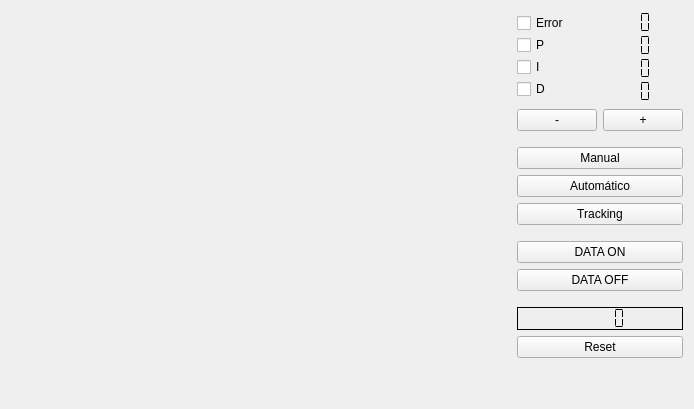
      <widget class="QWidget" name="tab">
       <attribute name="title">
        <string>Main</string>
       </attribute>
       <layout class="QGridLayout" name="gridLayout_4">
        <item row="0" column="0">
         <layout class="QHBoxLayout" name="horizontalLayout_19">
          <item>
           <widget class="QChartView" name="chartView" native="true">
            <property name="sizePolicy">
             <sizepolicy hsizetype="Expanding" vsizetype="Preferred">
              <horstretch>0</horstretch>
              <verstretch>0</verstretch>
             </sizepolicy>
            </property>
            <property name="minimumSize">
             <size>
              <width>500</width>
              <height>300</height>
             </size>
            </property>
           </widget>
          </item>
          <item>
           <layout class="QVBoxLayout" name="verticalLayout_21">
            <property name="sizeConstraint">
             <enum>QLayout::SizeConstraint::SetMinimumSize</enum>
            </property>
            <item>
             <layout class="QHBoxLayout" name="horizontalLayout_21">
              <property name="spacing">
               <number>0</number>
              </property>
              <property name="sizeConstraint">
               <enum>QLayout::SizeConstraint::SetMinimumSize</enum>
              </property>
              <item>
               <layout class="QVBoxLayout" name="verticalLayout_19">
                <property name="sizeConstraint">
                 <enum>QLayout::SizeConstraint::SetMinimumSize</enum>
                </property>
                <item>
                 <widget class="QCheckBox" name="checkBox_Error">
                  <property name="sizePolicy">
                   <sizepolicy hsizetype="Fixed" vsizetype="Fixed">
                    <horstretch>0</horstretch>
                    <verstretch>0</verstretch>
                   </sizepolicy>
                  </property>
                  <property name="text">
                   <string>Error</string>
                  </property>
                 </widget>
                </item>
                <item>
                 <widget class="QCheckBox" name="checkBox_P">
                  <property name="sizePolicy">
                   <sizepolicy hsizetype="Fixed" vsizetype="Fixed">
                    <horstretch>0</horstretch>
                    <verstretch>0</verstretch>
                   </sizepolicy>
                  </property>
                  <property name="text">
                   <string>P</string>
                  </property>
                 </widget>
                </item>
                <item>
                 <widget class="QCheckBox" name="checkBox_I">
                  <property name="sizePolicy">
                   <sizepolicy hsizetype="Fixed" vsizetype="Fixed">
                    <horstretch>0</horstretch>
                    <verstretch>0</verstretch>
                   </sizepolicy>
                  </property>
                  <property name="text">
                   <string>I</string>
                  </property>
                 </widget>
                </item>
                <item>
                 <widget class="QCheckBox" name="checkBox_D">
                  <property name="sizePolicy">
                   <sizepolicy hsizetype="Fixed" vsizetype="Fixed">
                    <horstretch>0</horstretch>
                    <verstretch>0</verstretch>
                   </sizepolicy>
                  </property>
                  <property name="text">
                   <string>D</string>
                  </property>
                 </widget>
                </item>
               </layout>
              </item>
              <item>
               <layout class="QVBoxLayout" name="verticalLayout_20">
                <property name="sizeConstraint">
                 <enum>QLayout::SizeConstraint::SetMinimumSize</enum>
                </property>
                <item>
                 <widget class="QLCDNumber" name="error_lcdNumber">
                  <property name="sizePolicy">
                   <sizepolicy hsizetype="Minimum" vsizetype="Minimum">
                    <horstretch>0</horstretch>
                    <verstretch>0</verstretch>
                   </sizepolicy>
                  </property>
                  <property name="frameShape">
                   <enum>QFrame::Shape::NoFrame</enum>
                  </property>
                  <property name="frameShadow">
                   <enum>QFrame::Shadow::Plain</enum>
                  </property>
                  <property name="midLineWidth">
                   <number>0</number>
                  </property>
                  <property name="segmentStyle">
                   <enum>QLCDNumber::SegmentStyle::Flat</enum>
                  </property>
                 </widget>
                </item>
                <item>
                 <widget class="QLCDNumber" name="P_lcdNumber">
                  <property name="sizePolicy">
                   <sizepolicy hsizetype="Minimum" vsizetype="Minimum">
                    <horstretch>0</horstretch>
                    <verstretch>0</verstretch>
                   </sizepolicy>
                  </property>
                  <property name="frameShape">
                   <enum>QFrame::Shape::NoFrame</enum>
                  </property>
                  <property name="frameShadow">
                   <enum>QFrame::Shadow::Plain</enum>
                  </property>
                  <property name="midLineWidth">
                   <number>0</number>
                  </property>
                  <property name="segmentStyle">
                   <enum>QLCDNumber::SegmentStyle::Flat</enum>
                  </property>
                 </widget>
                </item>
                <item>
                 <widget class="QLCDNumber" name="I_lcdNumber">
                  <property name="sizePolicy">
                   <sizepolicy hsizetype="Minimum" vsizetype="Minimum">
                    <horstretch>0</horstretch>
                    <verstretch>0</verstretch>
                   </sizepolicy>
                  </property>
                  <property name="frameShape">
                   <enum>QFrame::Shape::NoFrame</enum>
                  </property>
                  <property name="frameShadow">
                   <enum>QFrame::Shadow::Plain</enum>
                  </property>
                  <property name="midLineWidth">
                   <number>0</number>
                  </property>
                  <property name="segmentStyle">
                   <enum>QLCDNumber::SegmentStyle::Flat</enum>
                  </property>
                 </widget>
                </item>
                <item>
                 <widget class="QLCDNumber" name="D_lcdNumber">
                  <property name="sizePolicy">
                   <sizepolicy hsizetype="Minimum" vsizetype="Minimum">
                    <horstretch>0</horstretch>
                    <verstretch>0</verstretch>
                   </sizepolicy>
                  </property>
                  <property name="frameShape">
                   <enum>QFrame::Shape::NoFrame</enum>
                  </property>
                  <property name="frameShadow">
                   <enum>QFrame::Shadow::Plain</enum>
                  </property>
                  <property name="midLineWidth">
                   <number>0</number>
                  </property>
                  <property name="segmentStyle">
                   <enum>QLCDNumber::SegmentStyle::Flat</enum>
                  </property>
                 </widget>
                </item>
               </layout>
              </item>
             </layout>
            </item>
            <item>
             <layout class="QHBoxLayout" name="horizontalLayout_15">
              <item>
               <widget class="QPushButton" name="pushButton_2">
                <property name="minimumSize">
                 <size>
                  <width>20</width>
                  <height>0</height>
                 </size>
                </property>
                <property name="text">
                 <string>-</string>
                </property>
               </widget>
              </item>
              <item>
               <widget class="QPushButton" name="pushButton_3">
                <property name="minimumSize">
                 <size>
                  <width>20</width>
                  <height>0</height>
                 </size>
                </property>
                <property name="text">
                 <string>+</string>
                </property>
               </widget>
              </item>
             </layout>
            </item>
            <item>
             <spacer name="verticalSpacer_4">
              <property name="orientation">
               <enum>Qt::Orientation::Vertical</enum>
              </property>
              <property name="sizeType">
               <enum>QSizePolicy::Policy::Minimum</enum>
              </property>
              <property name="sizeHint" stdset="0">
               <size>
                <width>20</width>
                <height>10</height>
               </size>
              </property>
             </spacer>
            </item>
            <item>
             <layout class="QVBoxLayout" name="verticalLayout">
              <item>
               <widget class="QPushButton" name="manual_pushButton">
                <property name="text">
                 <string>Manual</string>
                </property>
               </widget>
              </item>
              <item>
               <widget class="QPushButton" name="run_pushButton">
                <property name="text">
                 <string>Automático</string>
                </property>
               </widget>
              </item>
              <item>
               <widget class="QPushButton" name="mant_pushButton">
                <property name="text">
                 <string>Tracking</string>
                </property>
               </widget>
              </item>
              <item>
               <spacer name="verticalSpacer_3">
                <property name="orientation">
                 <enum>Qt::Orientation::Vertical</enum>
                </property>
                <property name="sizeType">
                 <enum>QSizePolicy::Policy::Minimum</enum>
                </property>
                <property name="sizeHint" stdset="0">
                 <size>
                  <width>20</width>
                  <height>10</height>
                 </size>
                </property>
               </spacer>
              </item>
             </layout>
            </item>
            <item>
             <layout class="QVBoxLayout" name="verticalLayout_2">
              <item>
               <layout class="QVBoxLayout" name="verticalLayout_8">
                <item>
                 <widget class="QPushButton" name="ON">
                  <property name="styleSheet">
                   <string notr="true"/>
                  </property>
                  <property name="text">
                   <string>DATA ON</string>
                  </property>
                 </widget>
                </item>
                <item>
                 <widget class="QPushButton" name="OFF">
                  <property name="styleSheet">
                   <string notr="true"/>
                  </property>
                  <property name="text">
                   <string>DATA OFF</string>
                  </property>
                 </widget>
                </item>
               </layout>
              </item>
              <item>
               <spacer name="verticalSpacer_9">
                <property name="orientation">
                 <enum>Qt::Orientation::Vertical</enum>
                </property>
                <property name="sizeType">
                 <enum>QSizePolicy::Policy::Minimum</enum>
                </property>
                <property name="sizeHint" stdset="0">
                 <size>
                  <width>20</width>
                  <height>10</height>
                 </size>
                </property>
               </spacer>
              </item>
              <item>
               <widget class="QLCDNumber" name="lcdNumber_error_prom">
                <property name="frameShape">
                 <enum>QFrame::Shape::Box</enum>
                </property>
                <property name="frameShadow">
                 <enum>QFrame::Shadow::Plain</enum>
                </property>
                <property name="segmentStyle">
                 <enum>QLCDNumber::SegmentStyle::Flat</enum>
                </property>
               </widget>
              </item>
              <item>
               <widget class="QPushButton" name="pushButton_SMA_Zero">
                <property name="text">
                 <string>Reset</string>
                </property>
               </widget>
              </item>
              <item>
               <spacer name="verticalSpacer">
                <property name="orientation">
                 <enum>Qt::Orientation::Vertical</enum>
                </property>
                <property name="sizeHint" stdset="0">
                 <size>
                  <width>20</width>
                  <height>40</height>
                 </size>
                </property>
               </spacer>
              </item>
             </layout>
            </item>
           </layout>
          </item>
         </layout>
        </item>
       </layout>
      </widget>
